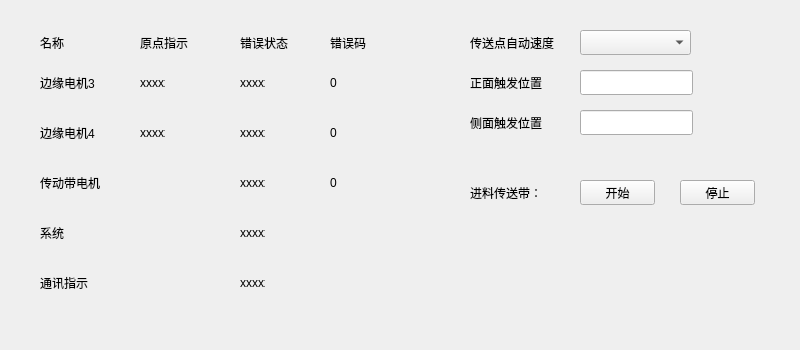
<?xml version="1.0" encoding="UTF-8"?>
<ui version="4.0">
 <class>PLCDeviceRunDialog</class>
 <widget class="QWidget" name="PLCDeviceRunDialog">
  <property name="geometry">
   <rect>
    <x>0</x>
    <y>0</y>
    <width>800</width>
    <height>350</height>
   </rect>
  </property>
  <property name="windowTitle">
   <string>PLC设备运行</string>
  </property>
  <widget class="QLabel" name="label">
   <property name="geometry">
    <rect>
     <x>40</x>
     <y>30</y>
     <width>71</width>
     <height>25</height>
    </rect>
   </property>
   <property name="text">
    <string>名称</string>
   </property>
  </widget>
  <widget class="QLabel" name="label_2">
   <property name="geometry">
    <rect>
     <x>40</x>
     <y>70</y>
     <width>81</width>
     <height>25</height>
    </rect>
   </property>
   <property name="text">
    <string>边缘电机3</string>
   </property>
  </widget>
  <widget class="QLabel" name="label_3">
   <property name="geometry">
    <rect>
     <x>40</x>
     <y>120</y>
     <width>81</width>
     <height>25</height>
    </rect>
   </property>
   <property name="text">
    <string>边缘电机4</string>
   </property>
  </widget>
  <widget class="QLabel" name="label_4">
   <property name="geometry">
    <rect>
     <x>40</x>
     <y>170</y>
     <width>81</width>
     <height>25</height>
    </rect>
   </property>
   <property name="text">
    <string>传动带电机</string>
   </property>
  </widget>
  <widget class="QLineEdit" name="frontTriggerPosEdit">
   <property name="geometry">
    <rect>
     <x>580</x>
     <y>70</y>
     <width>113</width>
     <height>25</height>
    </rect>
   </property>
   <property name="readOnly">
    <bool>true</bool>
   </property>
  </widget>
  <widget class="QLabel" name="label_5">
   <property name="geometry">
    <rect>
     <x>140</x>
     <y>30</y>
     <width>81</width>
     <height>25</height>
    </rect>
   </property>
   <property name="text">
    <string>原点指示</string>
   </property>
  </widget>
  <widget class="QLabel" name="label_6">
   <property name="geometry">
    <rect>
     <x>240</x>
     <y>30</y>
     <width>81</width>
     <height>25</height>
    </rect>
   </property>
   <property name="text">
    <string>错误状态</string>
   </property>
  </widget>
  <widget class="QComboBox" name="beltVecComboBox">
   <property name="geometry">
    <rect>
     <x>580</x>
     <y>30</y>
     <width>111</width>
     <height>25</height>
    </rect>
   </property>
   <property name="editable">
    <bool>false</bool>
   </property>
  </widget>
  <widget class="QPushButton" name="forwardBtn">
   <property name="geometry">
    <rect>
     <x>580</x>
     <y>180</y>
     <width>75</width>
     <height>25</height>
    </rect>
   </property>
   <property name="text">
    <string>开始</string>
   </property>
  </widget>
  <widget class="QLabel" name="label_7">
   <property name="geometry">
    <rect>
     <x>40</x>
     <y>220</y>
     <width>81</width>
     <height>25</height>
    </rect>
   </property>
   <property name="text">
    <string>系统</string>
   </property>
  </widget>
  <widget class="QLabel" name="label_8">
   <property name="geometry">
    <rect>
     <x>40</x>
     <y>270</y>
     <width>81</width>
     <height>25</height>
    </rect>
   </property>
   <property name="text">
    <string>通讯指示</string>
   </property>
  </widget>
  <widget class="QLabel" name="label_9">
   <property name="geometry">
    <rect>
     <x>330</x>
     <y>30</y>
     <width>81</width>
     <height>25</height>
    </rect>
   </property>
   <property name="text">
    <string>错误码</string>
   </property>
  </widget>
  <widget class="QLabel" name="label_10">
   <property name="geometry">
    <rect>
     <x>470</x>
     <y>30</y>
     <width>121</width>
     <height>25</height>
    </rect>
   </property>
   <property name="text">
    <string>传送点自动速度</string>
   </property>
  </widget>
  <widget class="QLabel" name="label_11">
   <property name="geometry">
    <rect>
     <x>470</x>
     <y>70</y>
     <width>91</width>
     <height>25</height>
    </rect>
   </property>
   <property name="text">
    <string>正面触发位置</string>
   </property>
  </widget>
  <widget class="QLineEdit" name="edgeTriggerPosEdit">
   <property name="geometry">
    <rect>
     <x>580</x>
     <y>110</y>
     <width>113</width>
     <height>25</height>
    </rect>
   </property>
   <property name="readOnly">
    <bool>true</bool>
   </property>
  </widget>
  <widget class="QLabel" name="label_12">
   <property name="geometry">
    <rect>
     <x>470</x>
     <y>110</y>
     <width>91</width>
     <height>25</height>
    </rect>
   </property>
   <property name="text">
    <string>侧面触发位置</string>
   </property>
  </widget>
  <widget class="QLabel" name="label_13">
   <property name="geometry">
    <rect>
     <x>470</x>
     <y>180</y>
     <width>91</width>
     <height>25</height>
    </rect>
   </property>
   <property name="text">
    <string>进料传送带：</string>
   </property>
  </widget>
  <widget class="QPushButton" name="stopBtn">
   <property name="geometry">
    <rect>
     <x>680</x>
     <y>180</y>
     <width>75</width>
     <height>25</height>
    </rect>
   </property>
   <property name="text">
    <string>停止</string>
   </property>
  </widget>
  <widget class="CircleLabel" name="originLabel3">
   <property name="geometry">
    <rect>
     <x>140</x>
     <y>70</y>
     <width>25</width>
     <height>25</height>
    </rect>
   </property>
   <property name="text">
    <string>xxxxx</string>
   </property>
  </widget>
  <widget class="CircleLabel" name="originLabel4">
   <property name="geometry">
    <rect>
     <x>140</x>
     <y>120</y>
     <width>25</width>
     <height>25</height>
    </rect>
   </property>
   <property name="text">
    <string>xxxxx</string>
   </property>
  </widget>
  <widget class="CircleLabel" name="errStatusLabel3">
   <property name="geometry">
    <rect>
     <x>240</x>
     <y>70</y>
     <width>25</width>
     <height>25</height>
    </rect>
   </property>
   <property name="text">
    <string>xxxxx</string>
   </property>
  </widget>
  <widget class="CircleLabel" name="errStatusLabelBelt">
   <property name="geometry">
    <rect>
     <x>240</x>
     <y>170</y>
     <width>25</width>
     <height>25</height>
    </rect>
   </property>
   <property name="text">
    <string>xxxxx</string>
   </property>
  </widget>
  <widget class="CircleLabel" name="errStatusLabelSystem">
   <property name="geometry">
    <rect>
     <x>240</x>
     <y>220</y>
     <width>25</width>
     <height>25</height>
    </rect>
   </property>
   <property name="text">
    <string>xxxxx</string>
   </property>
  </widget>
  <widget class="CircleLabel" name="errStatusLabelCon">
   <property name="geometry">
    <rect>
     <x>240</x>
     <y>270</y>
     <width>25</width>
     <height>25</height>
    </rect>
   </property>
   <property name="text">
    <string>xxxxx</string>
   </property>
  </widget>
  <widget class="CircleLabel" name="errStatusLabel4">
   <property name="geometry">
    <rect>
     <x>240</x>
     <y>120</y>
     <width>25</width>
     <height>25</height>
    </rect>
   </property>
   <property name="text">
    <string>xxxxx</string>
   </property>
  </widget>
  <widget class="QLabel" name="errCodeLabelBelt">
   <property name="geometry">
    <rect>
     <x>330</x>
     <y>170</y>
     <width>41</width>
     <height>25</height>
    </rect>
   </property>
   <property name="text">
    <string>0</string>
   </property>
  </widget>
  <widget class="QLabel" name="errCodeLabel3">
   <property name="geometry">
    <rect>
     <x>330</x>
     <y>70</y>
     <width>41</width>
     <height>25</height>
    </rect>
   </property>
   <property name="text">
    <string>0</string>
   </property>
  </widget>
  <widget class="QLabel" name="errCodeLabel4">
   <property name="geometry">
    <rect>
     <x>330</x>
     <y>120</y>
     <width>41</width>
     <height>25</height>
    </rect>
   </property>
   <property name="text">
    <string>0</string>
   </property>
  </widget>
 </widget>
 <customwidgets>
  <customwidget>
   <class>CircleLabel</class>
   <extends>QLabel</extends>
   <header>circle_label.h</header>
  </customwidget>
 </customwidgets>
 <resources/>
 <connections/>
</ui>
